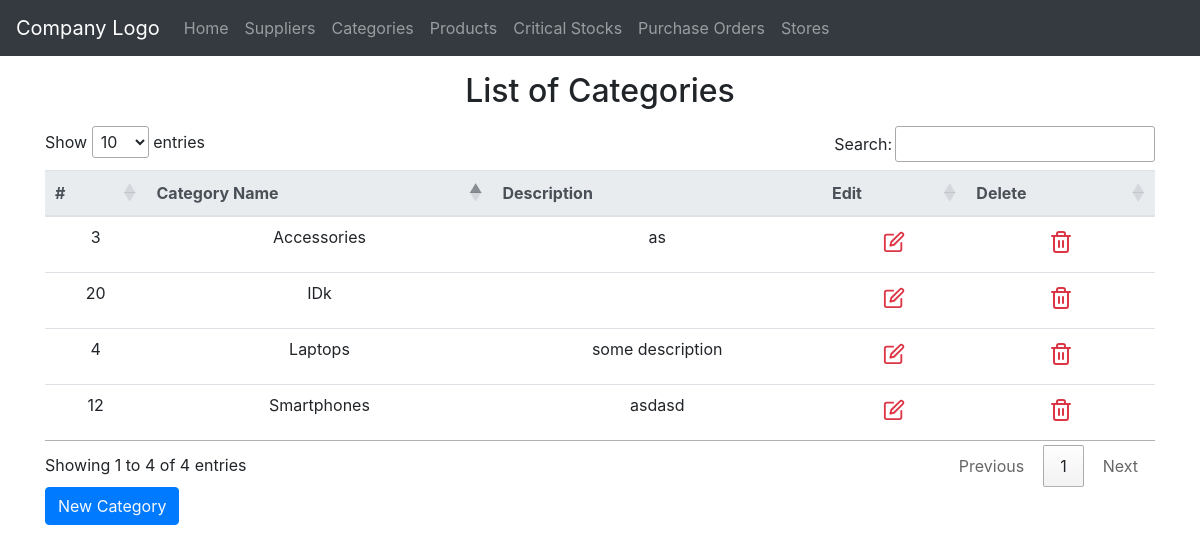
/categories/index.php, run on the app's committed database.
### tables this page shows
CREATE TABLE `categories` (
  `Id` int(11) NOT NULL,
  `CategoryName` varchar(255) NOT NULL,
  `Description` varchar(255) DEFAULT NULL
);

### private/query_functions.php (called while the page is built, shortened)
<?php
    function find_all_categories($search = null, $options=[]) {
    global $db;
    $sql = "SELECT * FROM categories ";
    $sql .= "ORDER BY Id ASC";
    $result = mysqli_query($db, $sql);
    return $result;
  }
?>

### private/functions.php (called while the page is built, shortened)
<?php
function h($string="") {
  return htmlspecialchars($string);
}
?>

### public/categories/index.php (the view, shortened to what this page needs)
<?php
    $category_list = find_all_categories();
?>
<?php require('../../private/shared/public_header.php');?>
<?php require('../../private/shared/public_navigation.php');?>
  	<div class="container">
      	<h2 class="my-3  text-center">List of Categories</h2>
    <table class="mx-auto table table-sm table-hover table-responsive-sm text-center" id="cat_table">
    	<thead class="thead-light">
    		<tr>
    			<th>#</th>
    			<th>Category Name</th>
	    		<th>Description</th>
	    		<th>Edit</th>
	    		<th>Delete</th>
    		</tr>
    	</thead>
    	<tbody>
    	    <?php if (mysqli_num_rows($category_list)>0){
    	    	while($category = mysqli_fetch_assoc($category_list)) { ?>
    		<tr>
    			<td><?php echo h($category['Id']); ?></td>
    			<td><?php echo h($category['CategoryName']); ?></td>
    			<td><?php echo h($category['Description']); ?></td>
	    		<td><a class="btn btn-sm bg-transparent text-danger editCategory" data-target="#editCategoryModal"><i data-feather="edit" width="22" heigth="22" ></i></a></td>
    			<td><a class="btn btn-sm bg-transparent text-danger deleteCategory" data-target="#deleteCategoryModal"><i data-feather="trash-2"></i></a></td>
    		</tr>
    		<?php }}else{ ?>
    			<tr><td colspan="7" align="center">No Records Found</td></tr>
    		<?php }?>
    	</tbody>
    </table>
    <a class="btn btn-primary text-light mb-3" data-toggle="modal" data-target="#newCategoryModal" >New Category</a>
    </div>
<?php require('../../private/shared/public_footer.php');?>
</body>
</html>

### public/resources/css/suppliers.css (style rules this page uses)
.btn { box-shadow: none !important; }

### data on the page
categories: Id "3", CategoryName "Accessories", Description "as"
categories: Id "4", CategoryName "Laptops", Description "some description"
categories: Id "12", CategoryName "Smartphones", Description "asdasd"
categories: Id "20", CategoryName "IDk"
